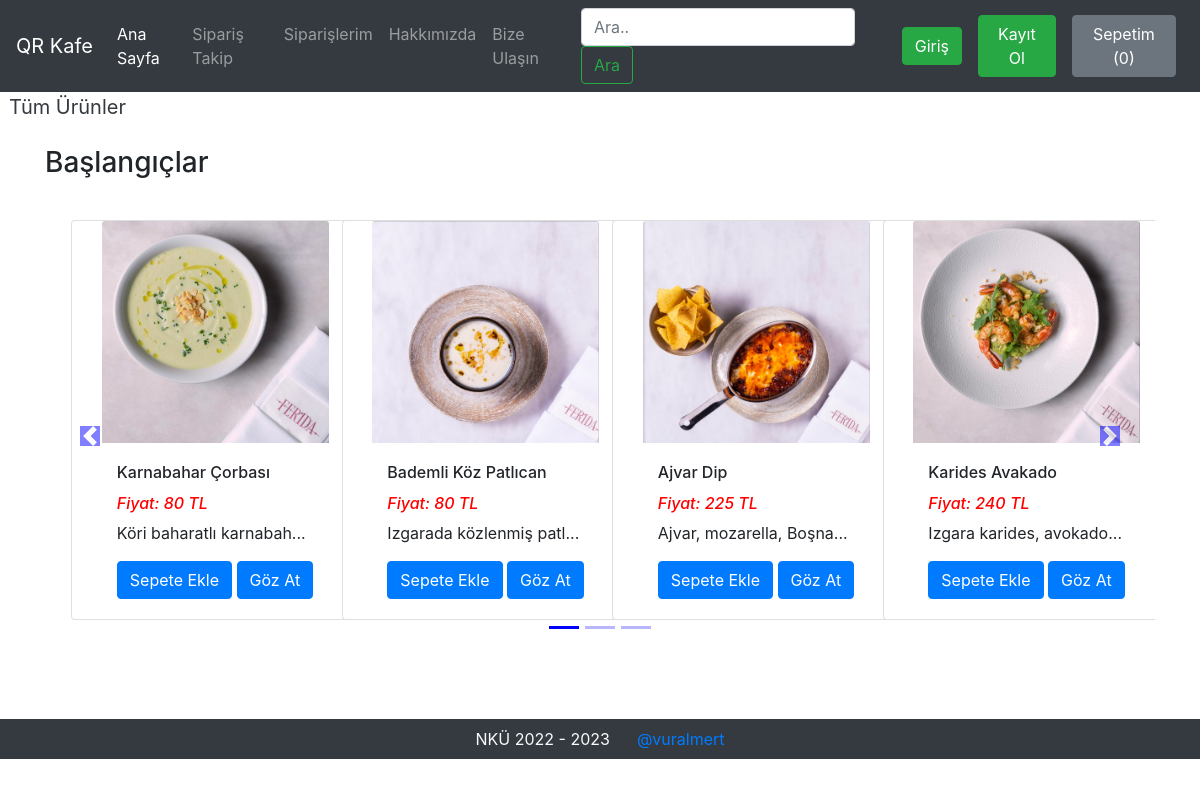
The page /search/?search=Başlangıçlar on the database its author committed.
### pages/models.py (models this page shows, shortened)
class Product(models.Model):
    product_id = models.AutoField
    product_name = models.CharField(max_length=50)
    category = models.CharField(max_length=50, default="")
    price = models.IntegerField(default=0)
    desc = models.CharField(max_length=200)
    pub_date = models.DateField()
    image = models.ImageField(upload_to="shop/images", default="")

### pages/views.py (the view)
# urls.py: path('search/', SearchView, name="Search"),
def SearchView(request):
    query = request.GET.get('search')
    allProds = []
    catprods = Product.objects.values('category', 'id')
    cats = {item['category'] for item in catprods}
    for cat in cats:
        prodtemp = Product.objects.filter(category=cat)
        prod = [item for item in prodtemp if searchMatch(query, item)]
        n = len(prod)
        nSlides = n // 4 + ceil((n / 4) - (n // 4))
        if len(prod) != 0:
            allProds.append([prod, range(1, nSlides), nSlides])
    mv_dict = {'allProds': allProds, "msg": ""}
    if len(allProds) == 0 or len(query) < 3:
        mv_dict = {'msg': "Aramanıza uygun sonuç bulunamadı. Lütfen tekrar deneyin."}
    return render(request, 'search.html', mv_dict)

### pages/views.py (called while the page is built)
def searchMatch(query, item):
    if query in item.desc.lower() or query in item.product_name.lower() or query in item.category.lower() or query in item.desc or query in item.product_name or query in item.category or query in item.desc.upper() or query in item.product_name.upper() or query in item.category.upper():
        return True
    else:
        return False

### templates/search.html (shortened to what this page needs)
{% extends 'basic.html' %}
  {% block body %}
  {% load static %}
<div>&nbsp;
    <a href="/home" class="active text-dark"  style="font-size:20px;">
      <span>Tüm Ürünler</span>
    </a>
</div>
<div class="container" id="cont">
    {% for product, range, nSlides in allProds %}
    <h3 class="my-4">{{product.0.category}}</h3>
    <div class="row">
        <div id="demo{{forloop.counter}}" class="col carousel slide my-3" data-ride="carousel">
            <ul class="carousel-indicators">
                <li data-target="#demo{{forloop.counter}}" data-slide-to="0" class="active"></li>
                {% for i in range %}
                <li data-target="#demo{{forloop.parentloop.counter}}" data-slide-to="{{i}}"></li>
                {% endfor %}
            </ul>
            <div class="container carousel-inner no-padding">
                <div class="carousel-item active">
                    {% for i in product %}
                    <div class="col-xs-3 col-sm-3 col-md-3">
                        <div class="card align-items-center" style="width: 18rem;">
                            <img src='/media/{{i.image}}' class="card-img-top" alt="...">
                            <div class="card-body">
                                <h6 class="card-title" id="namepr{{i.id}}">{{i.product_name|slice:"0:20"}}</h6>
                                 <h6 style="color: #ff0000"><i id="pricepr{{i.id}}">Fiyat: {{i.price}} TL</i></h6>
                                <p class="card-text">{{i.desc|slice:"0:23"}}...</p>
                                <span id="divpr{{i.id}}" class="divpr">
                                    <button id="pr{{i.id}}" class="btn btn-primary cart">Sepete Ekle</button>
                                </span>
                                <a href="/productView/{{i.id}}"> <button id="qv{{i.id}}" class="btn btn-primary cart">Göz At</button> </a>
                            </div>
                        </div>
                    </div>
                    {% if forloop.counter|divisibleby:4 and forloop.counter > 0 and not forloop.last %}
                </div>
                    {% endif %}
                    {% endfor %}
            </div>
        </div>
        <a class="carousel-control-prev" href="#demo{{forloop.counter}}" data-slide="prev">
            <span class="carousel-control-prev-icon"></span>
        </a>
        <a class="carousel-control-next" href="#demo{{forloop.counter}}" data-slide="next">
            <span class="carousel-control-next-icon"></span>
        </a>
    </div>
    {% endfor %}
</div>
{% endblock %}

### rows shown on the page
Product: category "Başlangıçlar", image (picture), product_name "Karnabahar Çorbası", price "80", desc "Köri baharatlı karnabah"
Product: image (picture), product_name "Bademli Köz Patlıcan", price "80", desc "Izgarada közlenmiş patl"
Product: image (picture), product_name "Ajvar Dip", price "225", desc "Ajvar, mozarella, Boşna"
Product: image (picture), product_name "Karides Avakado", price "240", desc "Izgara karides, avokado"
